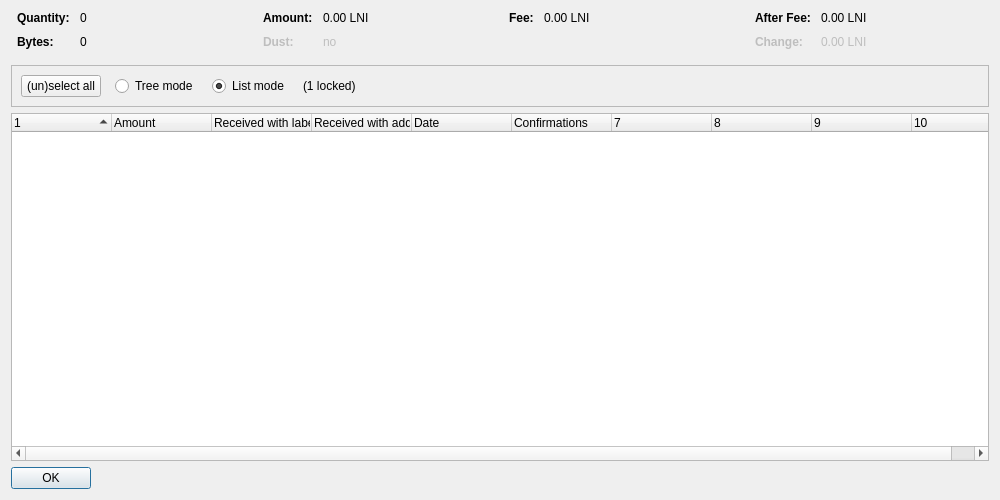
<?xml version="1.0" encoding="UTF-8"?>
<ui version="4.0">
 <class>CoinControlDialog</class>
 <widget class="QDialog" name="CoinControlDialog">
  <property name="geometry">
   <rect>
    <x>0</x>
    <y>0</y>
    <width>1000</width>
    <height>500</height>
   </rect>
  </property>
  <property name="windowTitle">
   <string>Coin Selection</string>
  </property>
  <layout class="QVBoxLayout" name="verticalLayout">
   <item>
    <layout class="QHBoxLayout" name="horizontalLayoutTop" stretch="0,0,0,0">
     <property name="topMargin">
      <number>0</number>
     </property>
     <property name="bottomMargin">
      <number>10</number>
     </property>
     <item>
      <layout class="QFormLayout" name="formLayoutCoinControl1">
       <property name="horizontalSpacing">
        <number>10</number>
       </property>
       <property name="verticalSpacing">
        <number>10</number>
       </property>
       <property name="leftMargin">
        <number>6</number>
       </property>
       <property name="rightMargin">
        <number>6</number>
       </property>
       <item row="0" column="0">
        <widget class="QLabel" name="labelCoinControlQuantityText">
         <property name="font">
          <font>
           <weight>75</weight>
           <bold>true</bold>
          </font>
         </property>
         <property name="text">
          <string>Quantity:</string>
         </property>
        </widget>
       </item>
       <item row="0" column="1">
        <widget class="QLabel" name="labelCoinControlQuantity">
         <property name="cursor">
          <cursorShape>IBeamCursor</cursorShape>
         </property>
         <property name="contextMenuPolicy">
          <enum>Qt::ActionsContextMenu</enum>
         </property>
         <property name="text">
          <string notr="true">0</string>
         </property>
         <property name="textInteractionFlags">
          <set>Qt::LinksAccessibleByMouse|Qt::TextSelectableByKeyboard|Qt::TextSelectableByMouse</set>
         </property>
        </widget>
       </item>
       <item row="1" column="0">
        <widget class="QLabel" name="labelCoinControlBytesText">
         <property name="font">
          <font>
           <weight>75</weight>
           <bold>true</bold>
          </font>
         </property>
         <property name="text">
          <string>Bytes:</string>
         </property>
        </widget>
       </item>
       <item row="1" column="1">
        <widget class="QLabel" name="labelCoinControlBytes">
         <property name="cursor">
          <cursorShape>IBeamCursor</cursorShape>
         </property>
         <property name="contextMenuPolicy">
          <enum>Qt::ActionsContextMenu</enum>
         </property>
         <property name="text">
          <string notr="true">0</string>
         </property>
         <property name="textInteractionFlags">
          <set>Qt::LinksAccessibleByMouse|Qt::TextSelectableByKeyboard|Qt::TextSelectableByMouse</set>
         </property>
        </widget>
       </item>
      </layout>
     </item>
     <item>
      <layout class="QFormLayout" name="formLayoutCoinControl2">
       <property name="horizontalSpacing">
        <number>10</number>
       </property>
       <property name="verticalSpacing">
        <number>10</number>
       </property>
       <property name="leftMargin">
        <number>6</number>
       </property>
       <property name="rightMargin">
        <number>6</number>
       </property>
       <item row="0" column="0">
        <widget class="QLabel" name="labelCoinControlAmountText">
         <property name="font">
          <font>
           <weight>75</weight>
           <bold>true</bold>
          </font>
         </property>
         <property name="text">
          <string>Amount:</string>
         </property>
        </widget>
       </item>
       <item row="0" column="1">
        <widget class="QLabel" name="labelCoinControlAmount">
         <property name="cursor">
          <cursorShape>IBeamCursor</cursorShape>
         </property>
         <property name="contextMenuPolicy">
          <enum>Qt::ActionsContextMenu</enum>
         </property>
         <property name="text">
          <string notr="true">0.00 LNI</string>
         </property>
         <property name="textInteractionFlags">
          <set>Qt::LinksAccessibleByMouse|Qt::TextSelectableByKeyboard|Qt::TextSelectableByMouse</set>
         </property>
        </widget>
       </item>
       <item row="1" column="0">
        <widget class="QLabel" name="labelCoinControlLowOutputText">
         <property name="enabled">
          <bool>false</bool>
         </property>
         <property name="font">
          <font>
           <weight>75</weight>
           <bold>true</bold>
          </font>
         </property>
         <property name="text">
          <string>Dust:</string>
         </property>
        </widget>
       </item>
       <item row="1" column="1">
        <widget class="QLabel" name="labelCoinControlLowOutput">
         <property name="enabled">
          <bool>false</bool>
         </property>
         <property name="cursor">
          <cursorShape>IBeamCursor</cursorShape>
         </property>
         <property name="contextMenuPolicy">
          <enum>Qt::ActionsContextMenu</enum>
         </property>
         <property name="text">
          <string notr="true">no</string>
         </property>
         <property name="textInteractionFlags">
          <set>Qt::LinksAccessibleByMouse|Qt::TextSelectableByKeyboard|Qt::TextSelectableByMouse</set>
         </property>
        </widget>
       </item>
      </layout>
     </item>
     <item>
      <layout class="QFormLayout" name="formLayoutCoinControl3">
       <property name="horizontalSpacing">
        <number>10</number>
       </property>
       <property name="verticalSpacing">
        <number>10</number>
       </property>
       <property name="leftMargin">
        <number>6</number>
       </property>
       <property name="rightMargin">
        <number>6</number>
       </property>
       <item row="0" column="0">
        <widget class="QLabel" name="labelCoinControlFeeText">
         <property name="font">
          <font>
           <weight>75</weight>
           <bold>true</bold>
          </font>
         </property>
         <property name="text">
          <string>Fee:</string>
         </property>
        </widget>
       </item>
       <item row="0" column="1">
        <widget class="QLabel" name="labelCoinControlFee">
         <property name="cursor">
          <cursorShape>IBeamCursor</cursorShape>
         </property>
         <property name="contextMenuPolicy">
          <enum>Qt::ActionsContextMenu</enum>
         </property>
         <property name="text">
          <string notr="true">0.00 LNI</string>
         </property>
         <property name="textInteractionFlags">
          <set>Qt::LinksAccessibleByMouse|Qt::TextSelectableByKeyboard|Qt::TextSelectableByMouse</set>
         </property>
        </widget>
       </item>
      </layout>
     </item>
     <item>
      <layout class="QFormLayout" name="formLayoutCoinControl4">
       <property name="horizontalSpacing">
        <number>10</number>
       </property>
       <property name="verticalSpacing">
        <number>10</number>
       </property>
       <property name="leftMargin">
        <number>6</number>
       </property>
       <property name="rightMargin">
        <number>6</number>
       </property>
       <item row="0" column="0">
        <widget class="QLabel" name="labelCoinControlAfterFeeText">
         <property name="font">
          <font>
           <weight>75</weight>
           <bold>true</bold>
          </font>
         </property>
         <property name="text">
          <string>After Fee:</string>
         </property>
        </widget>
       </item>
       <item row="0" column="1">
        <widget class="QLabel" name="labelCoinControlAfterFee">
         <property name="cursor">
          <cursorShape>IBeamCursor</cursorShape>
         </property>
         <property name="contextMenuPolicy">
          <enum>Qt::ActionsContextMenu</enum>
         </property>
         <property name="text">
          <string notr="true">0.00 LNI</string>
         </property>
         <property name="textInteractionFlags">
          <set>Qt::LinksAccessibleByMouse|Qt::TextSelectableByKeyboard|Qt::TextSelectableByMouse</set>
         </property>
        </widget>
       </item>
       <item row="1" column="0">
        <widget class="QLabel" name="labelCoinControlChangeText">
         <property name="enabled">
          <bool>false</bool>
         </property>
         <property name="font">
          <font>
           <weight>75</weight>
           <bold>true</bold>
          </font>
         </property>
         <property name="text">
          <string>Change:</string>
         </property>
        </widget>
       </item>
       <item row="1" column="1">
        <widget class="QLabel" name="labelCoinControlChange">
         <property name="enabled">
          <bool>false</bool>
         </property>
         <property name="cursor">
          <cursorShape>IBeamCursor</cursorShape>
         </property>
         <property name="contextMenuPolicy">
          <enum>Qt::ActionsContextMenu</enum>
         </property>
         <property name="text">
          <string notr="true">0.00 LNI</string>
         </property>
         <property name="textInteractionFlags">
          <set>Qt::LinksAccessibleByMouse|Qt::TextSelectableByKeyboard|Qt::TextSelectableByMouse</set>
         </property>
        </widget>
       </item>
      </layout>
     </item>
    </layout>
   </item>
   <item>
    <widget class="QFrame" name="frame">
     <property name="minimumSize">
      <size>
       <width>0</width>
       <height>40</height>
      </size>
     </property>
     <property name="frameShape">
      <enum>QFrame::StyledPanel</enum>
     </property>
     <property name="frameShadow">
      <enum>QFrame::Sunken</enum>
     </property>
     <layout class="QHBoxLayout" name="horizontalLayout">
      <item>
       <layout class="QHBoxLayout" name="horizontalLayoutPanel" stretch="0,0,0,0,0">
        <property name="spacing">
         <number>14</number>
        </property>
        <item>
         <widget class="QPushButton" name="pushButtonSelectAll">
          <property name="sizePolicy">
           <sizepolicy hsizetype="Maximum" vsizetype="Fixed">
            <horstretch>0</horstretch>
            <verstretch>0</verstretch>
           </sizepolicy>
          </property>
          <property name="text">
           <string>(un)select all</string>
          </property>
          <property name="autoDefault">
           <bool>false</bool>
          </property>
         </widget>
        </item>
        <item>
         <widget class="QRadioButton" name="radioTreeMode">
          <property name="sizePolicy">
           <sizepolicy hsizetype="Maximum" vsizetype="Fixed">
            <horstretch>0</horstretch>
            <verstretch>0</verstretch>
           </sizepolicy>
          </property>
          <property name="text">
           <string>Tree mode</string>
          </property>
         </widget>
        </item>
        <item>
         <widget class="QRadioButton" name="radioListMode">
          <property name="sizePolicy">
           <sizepolicy hsizetype="Maximum" vsizetype="Fixed">
            <horstretch>0</horstretch>
            <verstretch>0</verstretch>
           </sizepolicy>
          </property>
          <property name="text">
           <string>List mode</string>
          </property>
          <property name="checked">
           <bool>true</bool>
          </property>
         </widget>
        </item>
        <item>
         <widget class="QLabel" name="labelLocked">
          <property name="text">
           <string notr="true">(1 locked)</string>
          </property>
         </widget>
        </item>
        <item>
         <spacer name="horizontalSpacer">
          <property name="orientation">
           <enum>Qt::Horizontal</enum>
          </property>
          <property name="sizeHint" stdset="0">
           <size>
            <width>40</width>
            <height>20</height>
           </size>
          </property>
         </spacer>
        </item>
       </layout>
      </item>
     </layout>
    </widget>
   </item>
   <item>
    <widget class="CoinControlTreeWidget" name="treeWidget">
     <property name="contextMenuPolicy">
      <enum>Qt::CustomContextMenu</enum>
     </property>
     <property name="sortingEnabled">
      <bool>false</bool>
     </property>
     <property name="columnCount">
      <number>10</number>
     </property>
     <attribute name="headerShowSortIndicator" stdset="0">
      <bool>true</bool>
     </attribute>
     <attribute name="headerStretchLastSection">
      <bool>false</bool>
     </attribute>
     <column>
      <property name="text">
       <string/>
      </property>
     </column>
     <column>
      <property name="text">
       <string>Amount</string>
      </property>
     </column>
     <column>
      <property name="text">
       <string>Received with label</string>
      </property>
     </column>
     <column>
      <property name="text">
       <string>Received with address</string>
      </property>
     </column>
     <column>
      <property name="text">
       <string>Date</string>
      </property>
     </column>
     <column>
      <property name="text">
       <string>Confirmations</string>
      </property>
      <property name="toolTip">
       <string>Confirmed</string>
      </property>
     </column>
     <column>
      <property name="text">
       <string/>
      </property>
     </column>
     <column>
      <property name="text">
       <string/>
      </property>
     </column>
     <column>
      <property name="text">
       <string/>
      </property>
     </column>
     <column>
      <property name="text">
       <string/>
      </property>
     </column>
    </widget>
   </item>
   <item>
    <widget class="QDialogButtonBox" name="buttonBox">
     <property name="sizePolicy">
      <sizepolicy hsizetype="Maximum" vsizetype="Fixed">
       <horstretch>0</horstretch>
       <verstretch>0</verstretch>
      </sizepolicy>
     </property>
     <property name="orientation">
      <enum>Qt::Horizontal</enum>
     </property>
     <property name="standardButtons">
      <set>QDialogButtonBox::Ok</set>
     </property>
    </widget>
   </item>
  </layout>
 </widget>
 <customwidgets>
  <customwidget>
   <class>CoinControlTreeWidget</class>
   <extends>QTreeWidget</extends>
   <header>qt/coincontroltreewidget.h</header>
  </customwidget>
 </customwidgets>
 <resources/>
 <connections/>
</ui>
